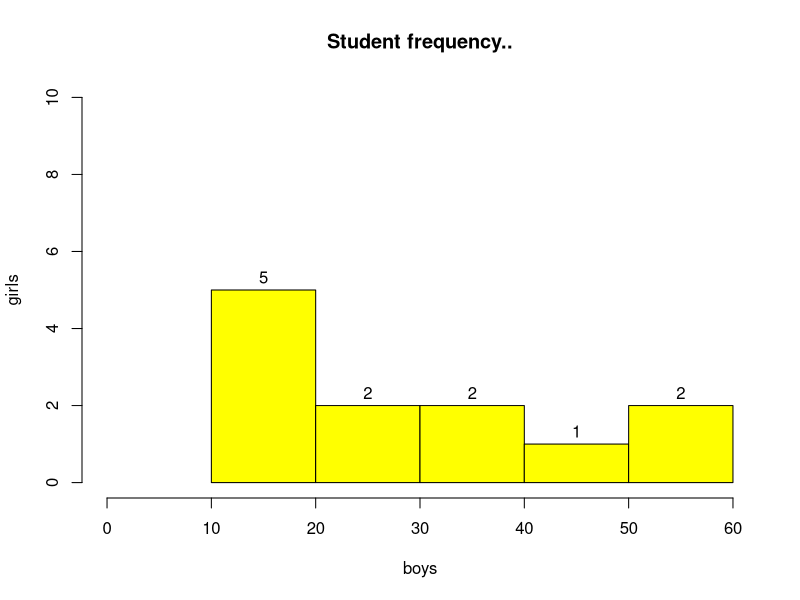

This figure's R source:
#*****************************************Graphical-Data-Analysis*****************************************

# Theory :-
# A histogram is a type of bar chart which shows the frequency of the number of values which are compared with a set of values ranges.
# The histogram is used for the distribution, whereas a bar chart is used for comparing different entities.
# In the histogram, each bar represents the height of the number of values present in the given range.
# R creates histogram using hist() function. This function takes a vector as an input and uses some more parameters to plot histograms.

# Syntax :- hist(v,main,xlab,ylab,xlim,ylim,breaks,col,border) 
# v = It is a vector that contains numeric values.
# main = 	It indicates the title of the chart.
# col = 	It indicates the title of the chart.
# border = It is used to set the border color of each bar.
# xlab =  It is used to describe the x-axis.
# ylab = It is used to describe the y-axis.
# xlim =  It is used to specify the range of values on the x-axis.
# ylim = It is used to specify the range of values on the y-axis.
# breaks = It is used to mention the width of each bar.


#*****************************************Histogram-Analysis*****************************************

# Create data for the graph...
v <-c(12,24,16,38,21,13,55,17,44,39,10,60)

# Create histo using hist()...
s<-hist(v,xlab="boys",ylab="girls",xlim = c(0,60),ylim=c(0,10),col = "yellow",border = "black",main = "Student frequency..",breaks = 5)

# Store the hist into png format..
png(filename = "Students.png")

# Close the graph...
dev.off()

#*********************Using histogram return values for labels using text()***********************
text(s$mids,s$counts,labels = s$counts,adj=c(0.5,-0.5))
